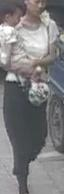
#> input picture PA100K/PA100K_sample/000001.jpg, 64 x 194 px; its folder holds 4 pictures in this run
$ jupyter execute --allow-errors 'PA100K数据集.ipynb'   (shell and % lines are left out)
#> lines starting #> are read from the running program, lines starting #| are printed output that depends on the picture
PA100K数据集说明

We release a new pedestrian attribute recognition dataset -- PA-100K dataset, which is larger and more informative than the previous datasets. It contains **100,000 pedestrian images** annotated with **26 commonly used attributes** including global attributes like gender, age, and object level attributes like handbag, phone, upper-clothing and etc. It surpasses the the previous datasets both in quantity and diversity.

The PA-100K dataset was constructed by images captured from **real outdoor surveillance cameras** which is more challenging. The samples of one person was **extracted along its tracklets** in a surveillance video, and they are randomly assigned to one of these sets, in which case PA-100K dataset ensures the attributes are learned independent of the person's identity. So this partition based on tracklets is fairer than the partition that randomly shuffles the images in PETA dataset.

[cell 1]
from pathlib import Path
import pickle
from tqdm import tqdm

import cv2
import numpy as np
from scipy.io import loadmat

import pandas as pd
import seaborn as sns
import matplotlib.pyplot as plt

# plt.style.use("seaborn-whitegrid")

[cell 2]
plt.rc(
    "figure",
    autolayout=True,
    figsize=(20, 6),
    titlesize=18,
    titleweight='bold',
)
plt.rc(
    "axes",
    labelweight="bold",
    labelsize="large",
    titleweight="bold",
    titlesize=16,
    titlepad=10,
)

### 示例图片

[cell 3]
image_folder = "./PA100K_sample"
image_path_list = [str(path) for path in Path(image_folder).glob("*.jpg")]
fig, axes = plt.subplots(nrows=1, ncols=len(image_path_list))
for i in range(len(image_path_list)):
    image = cv2.imread(image_path_list[i])
#> image is the input picture: shape (194, 64, 3); mean B, G, R 125.3, 123.9, 124.9
    image = image[:, :, ::-1]
    axes[i].imshow(image)
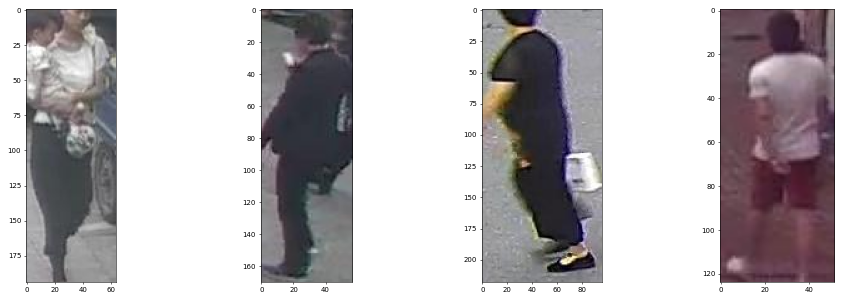
#> figure drawn by matplotlib, 4 panels
